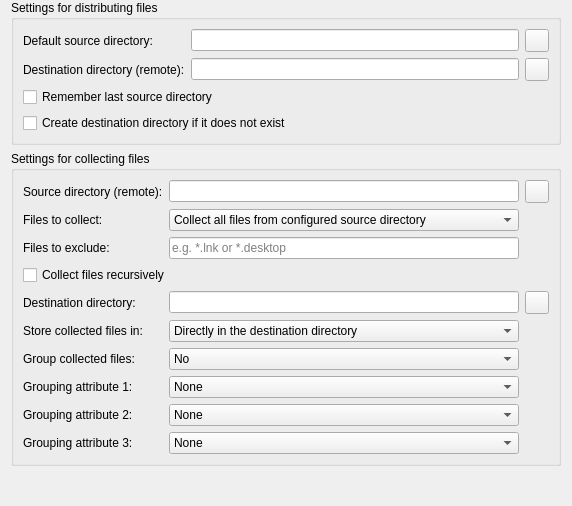
<?xml version="1.0" encoding="UTF-8"?>
<ui version="4.0">
 <class>FileTransferConfigurationPage</class>
 <widget class="QWidget" name="FileTransferConfigurationPage">
  <property name="windowTitle">
   <string>File transfer</string>
  </property>
  <property name="windowIcon">
   <iconset resource="../../configurator/resources/configurator.qrc">
    <normaloff>:/configurator/style/icons/fa_solid_file_export.svg</normaloff>:/configurator/style/icons/fa_solid_file_export.svg</iconset>
  </property>
  <layout class="QVBoxLayout" name="verticalLayout">
   <property name="topMargin">
    <number>0</number>
   </property>
   <property name="bottomMargin">
    <number>0</number>
   </property>
   <item>
    <widget class="QGroupBox" name="groupBox">
     <property name="title">
      <string>Settings for distributing files</string>
     </property>
     <layout class="QGridLayout" name="gridLayout">
      <item row="2" column="0" colspan="3">
       <widget class="QCheckBox" name="rememberLastFileTransferSourceDirectory">
        <property name="text">
         <string>Remember last source directory</string>
        </property>
       </widget>
      </item>
      <item row="1" column="1">
       <widget class="QLineEdit" name="fileTransferDestinationDirectory"/>
      </item>
      <item row="1" column="0">
       <widget class="QLabel" name="label">
        <property name="text">
         <string>Destination directory (remote):</string>
        </property>
       </widget>
      </item>
      <item row="0" column="0">
       <widget class="QLabel" name="label_2">
        <property name="text">
         <string>Default source directory:</string>
        </property>
       </widget>
      </item>
      <item row="1" column="2">
       <widget class="QToolButton" name="browseDestinationDirectory">
        <property name="icon">
         <iconset resource="../../core/resources/core.qrc">
           <normaloff>:/configurator/style/icons/folder_open.svg</normaloff>:/configurator/style/icons/folder_open.svg</iconset>
        </property>
       </widget>
      </item>
      <item row="0" column="1">
       <widget class="QLineEdit" name="fileTransferDefaultSourceDirectory"/>
      </item>
      <item row="0" column="2">
       <widget class="QToolButton" name="browseDefaultSourceDirectory">
        <property name="icon">
         <iconset resource="../../core/resources/core.qrc">
           <normaloff>:/configurator/style/icons/folder_open.svg</normaloff>:/configurator/style/icons/folder_open.svg</iconset>
        </property>
       </widget>
      </item>
      <item row="3" column="0" colspan="3">
       <widget class="QCheckBox" name="fileTransferCreateDestinationDirectory">
        <property name="text">
         <string>Create destination directory if it does not exist</string>
        </property>
       </widget>
      </item>
     </layout>
    </widget>
   </item>
   <item>
    <widget class="QGroupBox" name="groupBox_2">
     <property name="title">
      <string>Settings for collecting files</string>
     </property>
     <layout class="QGridLayout" name="gridLayout_2">
      <item row="0" column="1">
       <widget class="QLineEdit" name="filesToCollectSourceDirectory"/>
      </item>
      <item row="5" column="0">
       <widget class="QLabel" name="label_7">
        <property name="text">
         <string>Store collected files in:</string>
        </property>
       </widget>
      </item>
      <item row="4" column="1">
       <widget class="QLineEdit" name="collectedFilesDestinationDirectory"/>
      </item>
      <item row="6" column="0">
       <widget class="QLabel" name="label_6">
        <property name="text">
         <string>Group collected files:</string>
        </property>
       </widget>
      </item>
      <item row="1" column="0">
       <widget class="QLabel" name="collectingModeLabel">
        <property name="text">
         <string>Files to collect:</string>
        </property>
       </widget>
      </item>
      <item row="4" column="2">
       <widget class="QToolButton" name="browseCollectedFilesDestinationDirectory">
        <property name="icon">
         <iconset resource="../../core/resources/core.qrc">
           <normaloff>:/configurator/style/icons/folder_open.svg</normaloff>:/configurator/style/icons/folder_open.svg</iconset>
        </property>
       </widget>
      </item>
      <item row="0" column="2">
       <widget class="QToolButton" name="browseFilesToCollectSourceDirectory">
        <property name="icon">
         <iconset resource="../../core/resources/core.qrc">
           <normaloff>:/configurator/style/icons/folder_open.svg</normaloff>:/configurator/style/icons/folder_open.svg</iconset>
        </property>
       </widget>
      </item>
      <item row="6" column="1">
       <widget class="QComboBox" name="collectedFilesGroupingMode">
        <property name="currentIndex">
         <number>0</number>
        </property>
        <item>
         <property name="text">
          <string>No</string>
         </property>
        </item>
        <item>
         <property name="text">
          <string>Prefix filenames with grouping attribute</string>
         </property>
        </item>
        <item>
         <property name="text">
          <string>Store files in subdirectories based on the grouping attribute</string>
         </property>
        </item>
       </widget>
      </item>
      <item row="7" column="1">
       <widget class="QComboBox" name="collectedFilesGroupingAttribute1">
        <property name="currentIndex">
         <number>0</number>
        </property>
        <item>
         <property name="text">
          <string>None</string>
         </property>
        </item>
        <item>
         <property name="text">
          <string>User login name</string>
         </property>
        </item>
        <item>
         <property name="text">
          <string>Full name of user</string>
         </property>
        </item>
        <item>
         <property name="text">
          <string>First part of user name</string>
         </property>
        </item>
        <item>
         <property name="text">
          <string>Last part of user name</string>
         </property>
        </item>
        <item>
         <property name="text">
          <string>Device name</string>
         </property>
        </item>
       </widget>
      </item>
      <item row="0" column="0">
       <widget class="QLabel" name="label_8">
        <property name="text">
         <string>Source directory (remote):</string>
        </property>
       </widget>
      </item>
      <item row="1" column="1">
       <widget class="QComboBox" name="collectingMode">
        <property name="minimumSize">
         <size>
          <width>300</width>
          <height>0</height>
         </size>
        </property>
        <item>
         <property name="text">
          <string>Collect all files from configured source directory</string>
         </property>
        </item>
        <item>
         <property name="text">
          <string>Prompt user for folder to collect</string>
         </property>
        </item>
        <item>
         <property name="text">
          <string>Prompt user for files to collect</string>
         </property>
        </item>
       </widget>
      </item>
      <item row="7" column="0">
       <widget class="QLabel" name="label_9">
        <property name="text">
         <string>Grouping attribute 1:</string>
        </property>
       </widget>
      </item>
      <item row="8" column="0">
       <widget class="QLabel" name="label_10">
        <property name="text">
         <string>Grouping attribute 2:</string>
        </property>
       </widget>
      </item>
      <item row="5" column="1">
       <widget class="QComboBox" name="collectionDirectory">
        <item>
         <property name="text">
          <string>Directly in the destination directory</string>
         </property>
        </item>
        <item>
         <property name="text">
          <string>Subdirectory based on date &amp; time</string>
         </property>
        </item>
        <item>
         <property name="text">
          <string>Subdirectory with name entered by the collecting user</string>
         </property>
        </item>
       </widget>
      </item>
      <item row="4" column="0">
       <widget class="QLabel" name="label_4">
        <property name="text">
         <string>Destination directory:</string>
        </property>
       </widget>
      </item>
      <item row="2" column="1">
       <widget class="QLineEdit" name="filesToExcludeFromCollecting">
        <property name="placeholderText">
         <string>e.g. *.lnk or *.desktop</string>
        </property>
       </widget>
      </item>
      <item row="2" column="0">
       <widget class="QLabel" name="filesToExcludeFromCollectingLabel">
        <property name="text">
         <string>Files to exclude:</string>
        </property>
       </widget>
      </item>
      <item row="3" column="0" colspan="2">
       <widget class="QCheckBox" name="collectFilesRecursively">
        <property name="text">
         <string>Collect files recursively</string>
        </property>
       </widget>
      </item>
      <item row="9" column="0">
       <widget class="QLabel" name="label_11">
        <property name="text">
         <string>Grouping attribute 3:</string>
        </property>
       </widget>
      </item>
      <item row="8" column="1">
       <widget class="QComboBox" name="collectedFilesGroupingAttribute2">
        <property name="currentIndex">
         <number>0</number>
        </property>
        <item>
         <property name="text">
          <string>None</string>
         </property>
        </item>
        <item>
         <property name="text">
          <string>User login name</string>
         </property>
        </item>
        <item>
         <property name="text">
          <string>Full name of user</string>
         </property>
        </item>
        <item>
         <property name="text">
          <string>First part of user name</string>
         </property>
        </item>
        <item>
         <property name="text">
          <string>Last part of user name</string>
         </property>
        </item>
        <item>
         <property name="text">
          <string>Device name</string>
         </property>
        </item>
       </widget>
      </item>
      <item row="9" column="1">
       <widget class="QComboBox" name="collectedFilesGroupingAttribute3">
        <property name="currentIndex">
         <number>0</number>
        </property>
        <item>
         <property name="text">
          <string>None</string>
         </property>
        </item>
        <item>
         <property name="text">
          <string>User login name</string>
         </property>
        </item>
        <item>
         <property name="text">
          <string>Full name of user</string>
         </property>
        </item>
        <item>
         <property name="text">
          <string>First part of user name</string>
         </property>
        </item>
        <item>
         <property name="text">
          <string>Last part of user name</string>
         </property>
        </item>
        <item>
         <property name="text">
          <string>Device name</string>
         </property>
        </item>
       </widget>
      </item>
     </layout>
    </widget>
   </item>
   <item>
    <spacer name="verticalSpacer">
     <property name="orientation">
      <enum>Qt::Orientation::Vertical</enum>
     </property>
     <property name="sizeHint" stdset="0">
      <size>
       <width>20</width>
       <height>40</height>
      </size>
     </property>
    </spacer>
   </item>
  </layout>
 </widget>
 <tabstops>
  <tabstop>fileTransferDefaultSourceDirectory</tabstop>
  <tabstop>browseDefaultSourceDirectory</tabstop>
  <tabstop>fileTransferDestinationDirectory</tabstop>
  <tabstop>browseDestinationDirectory</tabstop>
  <tabstop>rememberLastFileTransferSourceDirectory</tabstop>
  <tabstop>fileTransferCreateDestinationDirectory</tabstop>
  <tabstop>filesToCollectSourceDirectory</tabstop>
  <tabstop>browseFilesToCollectSourceDirectory</tabstop>
  <tabstop>collectingMode</tabstop>
  <tabstop>filesToExcludeFromCollecting</tabstop>
  <tabstop>collectFilesRecursively</tabstop>
  <tabstop>collectedFilesDestinationDirectory</tabstop>
  <tabstop>browseCollectedFilesDestinationDirectory</tabstop>
  <tabstop>collectionDirectory</tabstop>
  <tabstop>collectedFilesGroupingMode</tabstop>
  <tabstop>collectedFilesGroupingAttribute1</tabstop>
  <tabstop>collectedFilesGroupingAttribute2</tabstop>
  <tabstop>collectedFilesGroupingAttribute3</tabstop>
 </tabstops>
 <resources>
  <include location="../../configurator/resources/configurator.qrc"/>
  <include location="../../core/resources/core.qrc"/>
  <include location="filetransfer.qrc"/>
 </resources>
 <connections/>
</ui>
